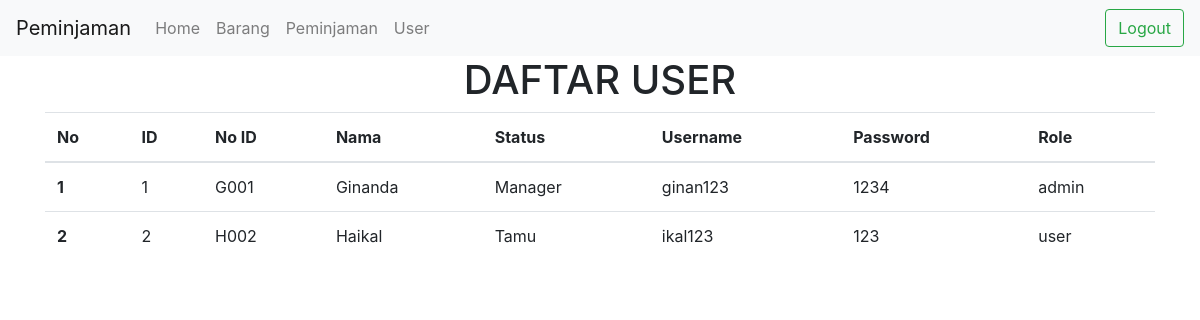
The page /user.php (signed in) on the database its author committed.
### tables this page shows
CREATE TABLE `user` (
  `id_login` int(11) NOT NULL,
  `no_identitas` varchar(30) NOT NULL,
  `nama` varchar(30) NOT NULL,
  `status` varchar(15) NOT NULL,
  `username` varchar(15) NOT NULL,
  `password` varchar(12) NOT NULL,
  `role` varchar(12) NOT NULL
);

### database.php (called while the page is built, shortened)
<?php
$host = "localhost";
$user = "root";
$pass = "";
$dbname = "sts_ginan";
$koneksi = mysqli_connect($host, $user, $pass, $dbname) or die("Gagal terhubung dengan database " . mysqli_error($koneksi));
function tampildata1($tablename)
{
    global $koneksi;
    $hasil = mysqli_query($koneksi, "select * from $tablename");
    $rows = [];
    while ($row = mysqli_fetch_assoc($hasil)) {
        $rows[] = $row;
    }
    return $rows;
}
?>

### user.php (the view, shortened to what this page needs)
<?php
require_once('database.php');
$data = tampildata1('user');
$nomor = 0;
?>
<!doctype html>
<html lang="en">
<head>
    <link rel="stylesheet" href="https://cdn.jsdelivr.net/npm/bootstrap@4.6.2/dist/css/bootstrap.min.css"
>
</head>
<body>
    <?php
    if ($_SESSION['status'] <> "login") {
        header("location:login.php?msg=belum_login");
    } else {
        require('navbar.php');
    }
    ?>
    <div class="container">
        <center>
            <h1>DAFTAR USER</h1>
        </center>
        <table class="table">
            <thead>
                <tr>
                    <th scope="col">No</th>
                    <th scope="col">ID</th>
                    <th scope="col">No ID</th>
                    <th scope="col">Nama</th>
                    <th scope="col">Status</th>
                    <th scope="col">Username</th>
                    <th scope="col">Password</th>
                    <th scope="col">Role</th>
                </tr>
            </thead>
            <tbody>
                <?php foreach ($data as $item): ?>
                    <?php $nomor++; ?>
                    <tr>
                        <th scope="row">
                            <?php echo $nomor; ?>
                        </th>
                        <td>
                            <?php echo $item['id_login']; ?>
                        </td>
                        <td>
                            <?php echo $item['no_identitas']; ?>
                        </td>
                        <td>
                            <?php echo $item['nama']; ?>
                        </td>
                        <td>
                            <?php echo $item['status']; ?>
                        </td>
                        <td>
                            <?php echo $item['username']; ?>
                        </td>
                        <td>
                            <?php echo $item['password']; ?>
                        </td>
                        <td>
                            <?php echo $item['role']; ?>
                        </td>
                    </tr>
                <?php endforeach ?>
            </tbody>
        </table>
    </div>
</body>
</html>

### rows shown on the page
user: id_login "1", no_identitas "G001", nama "Ginanda", status "Manager", username "ginan123", password "1234", role "admin"
user: id_login "2", no_identitas "H002", nama "Haikal", status "Tamu", username "ikal123", password "123", role "user"
